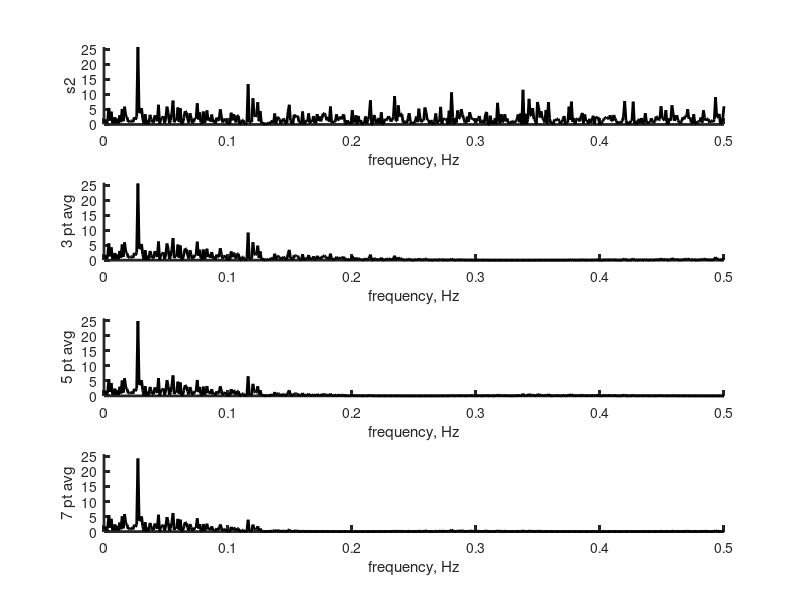

Here is the MATLAB script that generated this plot:
% problem 6.3
% modified from eda06_14
% make a random noise dataset

% lengths of running averages
LL = [3 5 7]';
NLL = length(LL);

% set up time
N=1024;
Dt=1.0;
T=N*Dt; 
t=Dt*[0:N-1]';

% set up frequency
fmax=1/(2.0*Dt);
df=fmax/(N/2);
f=df*[0:N/2,-N/2+1:-1]'; 
Nf=N/2+1;
dw=2*pi*df;
w=dw*[0:N/2,-N/2+1:-1]';
Nw=Nf;

% make vector d of random noise
dbar=0.0;
sigmad=1.0;
d = random('Normal',dbar, sigmad, N, 1);

% transform of d
dtilde = Dt * fft(d);

% power spectral density, + frequencies only
s2 = (2/T) * abs(dtilde(1:Nf)).^2;

% plot power spectral density
figure(1);
clf;
subplot(NLL+1,1,1);
set(gca,'LineWidth',2);
hold on;
axis( [0, fmax, 0, max(s2)] );
plot( f(1:Nf), s2, 'k-', 'LineWidth', 2 );
xlabel('frequency, Hz');
ylabel('s2');

for j = [1:NLL]
    
L = LL(j);
L2 = floor(L/2);

a=zeros(N,1);
for i=[1:N]
    l1 = i-L2;
    if( l1<1 )
        l1=1;
    end
    l2 = i+1;
    if( l2>N )
        l2=N;
    end
    a(i) = mean(d(l1:l2));
end

% transform of a
atilde = Dt * fft(a);

% power spectral density, + frequencies only
sa2 = (2/T) * abs(atilde(1:Nf)).^2;

% plot power spectral density
subplot(NLL+1,1,1+j);
set(gca,'LineWidth',2);
hold on;
axis( [0, fmax, 0, max(s2)] );
plot( f(1:Nf), sa2, 'k-', 'LineWidth', 2 );
xlabel('frequency, Hz');
ylabel(sprintf('%d pt avg',L));

end
